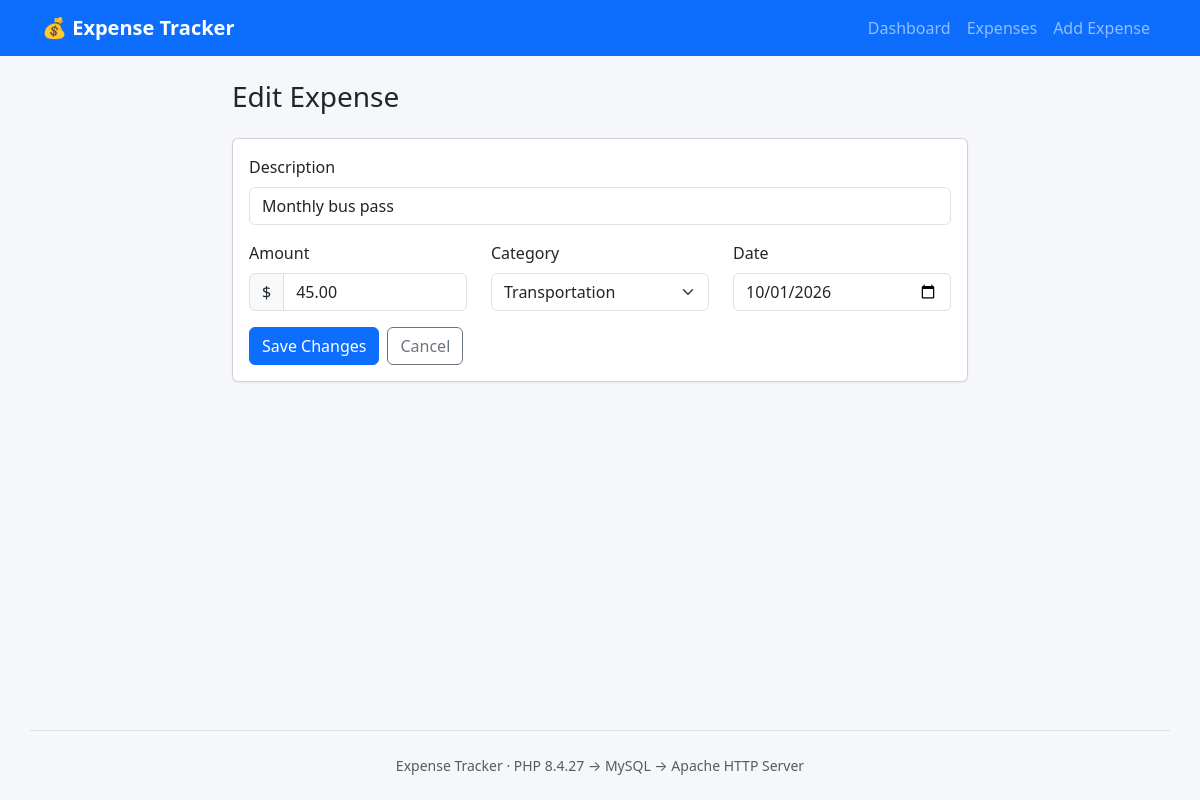
Page /edit.php?id=2 on the committed database.
### tables this page shows
CREATE TABLE IF NOT EXISTS expenses (
    id           INT UNSIGNED  NOT NULL AUTO_INCREMENT,
    description  VARCHAR(255)  NOT NULL,
    amount       DECIMAL(10,2) NOT NULL,
    category     ENUM('Food', 'Transportation', 'Shopping', 'Bills', 'Other') NOT NULL DEFAULT 'Other',
    expense_date DATE          NOT NULL,
    PRIMARY KEY (id),
    INDEX idx_expense_date (expense_date),
    CONSTRAINT chk_amount_positive CHECK (amount > 0)
);

### includes/functions.php (called while the page is built, shortened)
<?php
function e(string|int|float|null $value): string
{
    return htmlspecialchars((string) $value, ENT_QUOTES, 'UTF-8');
}

### includes/expense_form.php (the view, shortened to what this page needs)
<?php
function fieldClass(string $base, string $field, array $errors): string
{
    return isset($errors[$field]) ? "$base is-invalid" : $base;
}
?>
<form method="post" class="needs-validation" novalidate>
    <div class="mb-3">
        <label for="description" class="form-label">Description</label>
        <input type="text" id="description" name="description" maxlength="255" required
               class="<?= fieldClass('form-control', 'description', $errors) ?>"
               value="<?= e($expense['description']) ?>">
    </div>
    <div class="row">
        <div class="col-md-4 mb-3">
            <label for="amount" class="form-label">Amount</label>
            <div class="input-group has-validation">
                <span class="input-group-text">$</span>
                <input type="number" id="amount" name="amount" step="0.01" min="0.01" max="99999999.99" required
                       class="<?= fieldClass('form-control', 'amount', $errors) ?>"
                       value="<?= e($expense['amount']) ?>">
            </div>
        </div>
        <div class="col-md-4 mb-3">
            <label for="category" class="form-label">Category</label>
            <select id="category" name="category" required
                    class="<?= fieldClass('form-select', 'category', $errors) ?>">
                <?php foreach (CATEGORIES as $cat): ?>
                    <option value="<?= e($cat) ?>" <?= $expense['category'] === $cat ? 'selected' : '' ?>><?= e($cat) ?></option>
                <?php endforeach; ?>
            </select>
        </div>
        <div class="col-md-4 mb-3">
            <label for="expense_date" class="form-label">Date</label>
            <input type="date" id="expense_date" name="expense_date" required
                   class="<?= fieldClass('form-control', 'expense_date', $errors) ?>"
                   value="<?= e($expense['expense_date']) ?>">
        </div>
    </div>
    <div class="d-flex gap-2">
        <button type="submit" class="btn btn-primary"><?= e($submitLabel) ?></button>
        <a href="expenses.php" class="btn btn-outline-secondary">Cancel</a>
    </div>
</form>

### css/style.css (style rules this page uses)
body { background-color: #f5f7fb; min-height: 100vh; display: flex; flex-direction: column; }

### rows in the picture
expenses: description "Monthly bus pass", amount "45.00", expense_date "10/01/2026"

### other values in the picture
$submitLabel "Save Changes"
PHP_VERSION "8.4.27"
form field category "Transportation"
